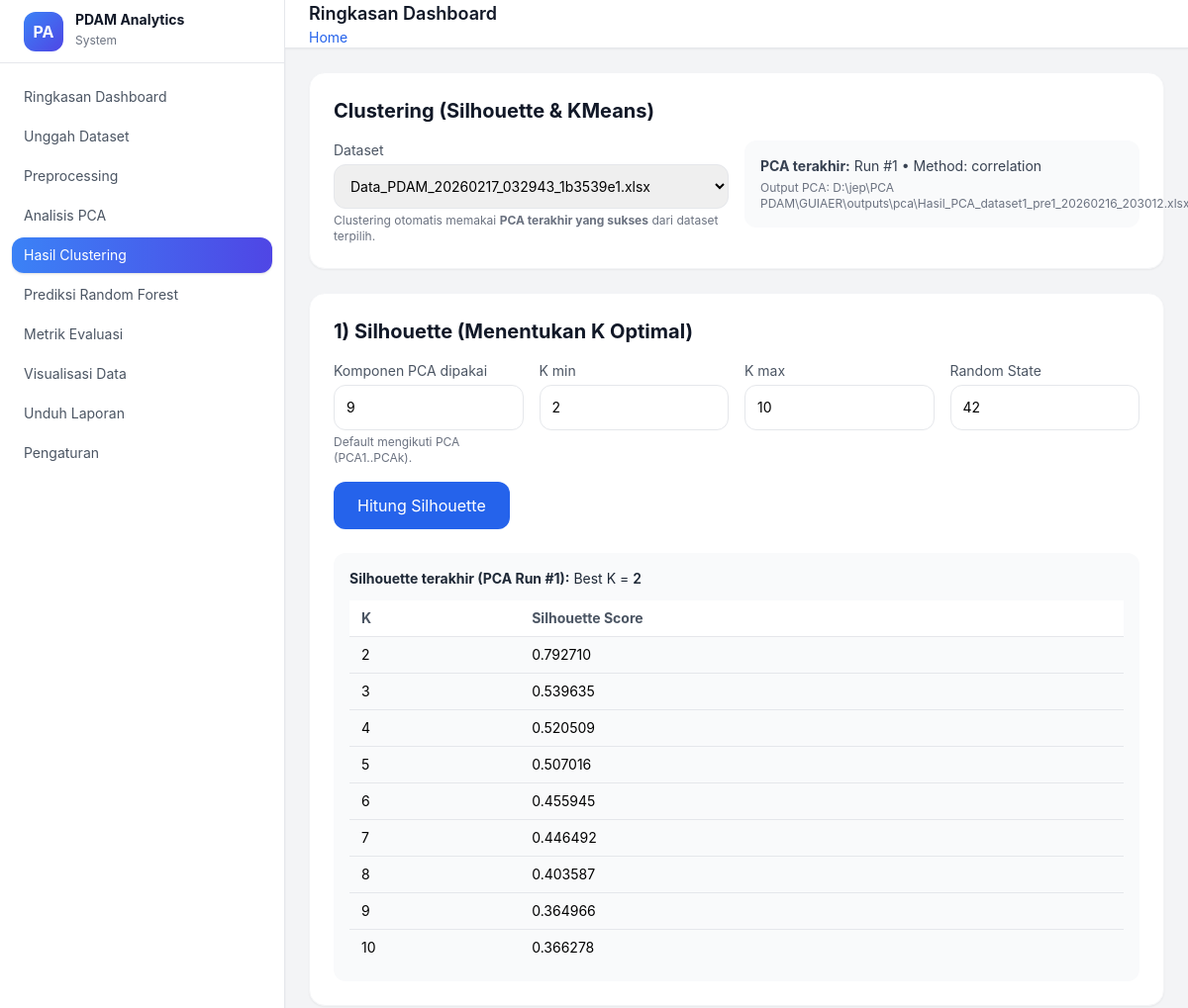
The app's page /clustering/?dataset_id=1 (upper part), older data.
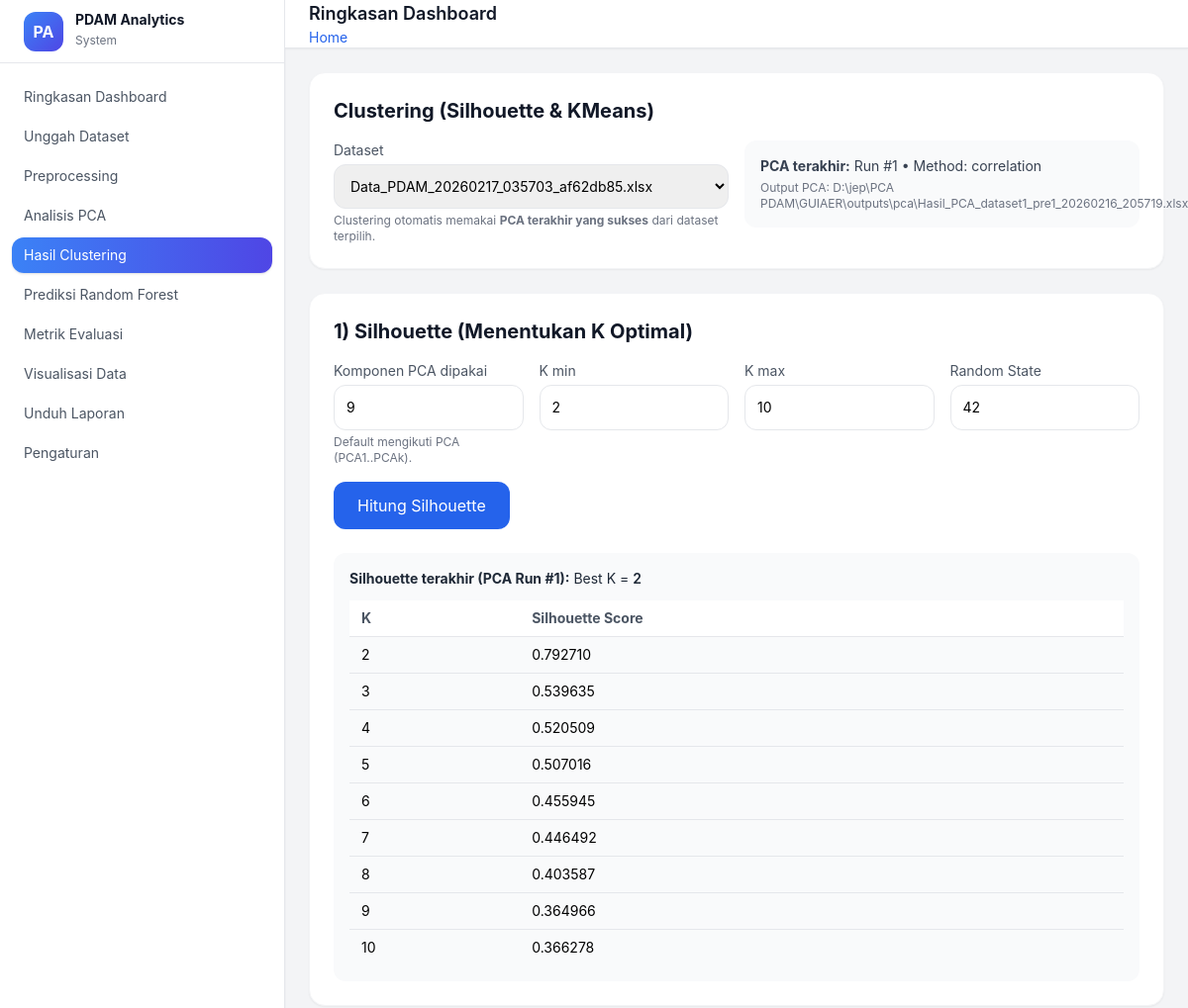
The same page, newer data.
### models/pipeline_models.py (models this page shows)
class PCARun(db.Model):
    __tablename__ = "pca_runs"
    id = db.Column(db.Integer, primary_key=True)
    preprocess_run_id = db.Column(db.Integer, db.ForeignKey("preprocess_runs.id"), nullable=False, index=True)
    method = db.Column(db.String(20), default="correlation")  # correlation/covariance
    n_components_total = db.Column(db.Integer, default=9)
    selected_components = db.Column(db.JSON, nullable=True)   # misal [1,2,3,4]
    eigenvalues = db.Column(db.JSON, nullable=True)
    explained_variance = db.Column(db.JSON, nullable=True)
    cumulative_variance = db.Column(db.JSON, nullable=True)
    output_path = db.Column(db.String(500), nullable=True)
    created_at = db.Column(db.DateTime, default=datetime.utcnow)
    status = db.Column(db.String(20), default="success")
    error_message = db.Column(db.Text, nullable=True)
    silhouette_runs = db.relationship(
        "SilhouetteRun", backref="pca_run", lazy=True, cascade="all, delete-orphan"
    )
    kmeans_runs = db.relationship(
        "KMeansRun", backref="pca_run", lazy=True, cascade="all, delete-orphan"
    )

### controllers/clustering_controller.py (the view, shortened to what this page needs)
@clustering_bp.route("/", methods=["GET", "POST"], strict_slashes=False)
def index():
    datasets = Dataset.query.order_by(Dataset.uploaded_at.desc()).all()
    selected_dataset_id = request.args.get("dataset_id", type=int)
    last_preprocess = None
    last_pca = None
    if selected_dataset_id:
        last_preprocess, last_pca = _get_last_success_pca_for_dataset(selected_dataset_id)
    silhouette_runs = (SilhouetteRun.query
                       .order_by(SilhouetteRun.created_at.desc())
                       .limit(20).all())
    kmeans_runs = (KMeansRun.query
                   .order_by(KMeansRun.created_at.desc())
                   .limit(20).all())
    last_silhouette_for_pca = None
    last_kmeans_for_pca = None
    if last_pca:
        last_silhouette_for_pca = (SilhouetteRun.query
                                   .filter_by(pca_run_id=last_pca.id, status="success")
                                   .order_by(SilhouetteRun.created_at.desc())
                                   .first())
        last_kmeans_for_pca = (KMeansRun.query
                               .filter_by(pca_run_id=last_pca.id, status="success")
                               .order_by(KMeansRun.created_at.desc())
                               .first())
    pca_points = None
    if last_kmeans_for_pca and last_kmeans_for_pca.output_path:
        try:
            allowed_dir = os.path.abspath(os.path.join(current_app.config["OUTPUT_FOLDER"], "clustering"))
            file_path = os.path.abspath(last_kmeans_for_pca.output_path)
            if file_path.startswith(allowed_dir) and os.path.exists(file_path):
                df_vis = pd.read_excel(file_path, sheet_name="Data+Cluster")
                if all(c in df_vis.columns for c in ["PCA1", "PCA2", "Cluster"]):
                    pca_points = df_vis[["PCA1", "PCA2", "Cluster"]].to_dict(orient="records")
        except Exception:
            pca_points = None
    return render_template(
        "pages/clustering.html",
        datasets=datasets,
        selected_dataset_id=selected_dataset_id,
        last_preprocess=last_preprocess,
        last_pca=last_pca,
        last_silhouette_for_pca=last_silhouette_for_pca,
        last_kmeans_for_pca=last_kmeans_for_pca,
        silhouette_runs=silhouette_runs,
        kmeans_runs=kmeans_runs,
        pca_points=pca_points  # NEW
    )

### controllers/clustering_controller.py (called while the page is built)
def _get_last_success_pca_for_dataset(dataset_id: int):
    last_pre = (PreprocessRun.query
                .filter_by(dataset_id=dataset_id, status="success")
                .order_by(PreprocessRun.created_at.desc())
                .first())
    if not last_pre:
        return None, None
    last_pca = (PCARun.query
                .filter_by(preprocess_run_id=last_pre.id, status="success")
                .order_by(PCARun.created_at.desc())
                .first())
    return last_pre, last_pca

### templates/pages/clustering.html (shortened to what the changed rows need)
{% extends "layouts.html" %}
{% block content %}
<div class="bg-white rounded-2xl shadow-sm border border-gray-100 p-6 mb-6">
    <h2 class="text-xl font-bold text-gray-900 mb-4">Clustering (Silhouette & KMeans)</h2>
    <div class="grid grid-cols-1 md:grid-cols-2 gap-4">
        <div>
            <label class="block text-sm text-gray-600 mb-1">Dataset</label>
            <select class="w-full border rounded-xl p-3 text-sm"
                    onchange="if(this.value){ window.location='{{ url_for('clustering.index') }}?dataset_id=' + this.value }">
                {% for d in datasets %}
                <option value="{{ d.id }}" {% if selected_dataset_id == d.id %}selected{% endif %}>
                    {{ d.filename }}
                </option>
                {% endfor %}
            </select>
            <p class="text-xs text-gray-500 mt-1">
                Clustering otomatis memakai <b>PCA terakhir yang sukses</b> dari dataset terpilih.
            </p>
        </div>
        <div>
            {% if last_pca %}
                <div class="p-4 bg-gray-50 rounded-xl text-sm text-gray-700">
                    <div><b>PCA terakhir:</b> Run #{{ last_pca.id }} • Method: {{ last_pca.method }}</div>
                    <div class="text-xs text-gray-500 mt-1">
                        Output PCA: {{ last_pca.output_path }}
                    </div>
                </div>
            {% else %}
                {% if selected_dataset_id %}
                <div class="p-4 bg-red-50 rounded-xl text-sm text-red-700">
                    Dataset ini belum punya PCA sukses. Jalankan PCA dulu.
                </div>
                {% endif %}
            {% endif %}
        </div>
    </div>
</div>
{% if last_pca %}
<div class="bg-white rounded-2xl shadow-sm border border-gray-100 p-6 mb-6">
    <h2 class="text-xl font-bold text-gray-900 mb-4">1) Silhouette (Menentukan K Optimal)</h2>
    {% if last_silhouette_for_pca %}
    <div class="mt-6 p-4 bg-gray-50 rounded-xl">
        <div class="text-sm text-gray-800">
            <b>Silhouette terakhir (PCA Run #{{ last_pca.id }}):</b>
            Best K = <span class="font-semibold">{{ last_silhouette_for_pca.best_k }}</span>
        </div>
        <div class="overflow-x-auto mt-3">
            <table class="w-full text-sm border-collapse">
                <thead>
                    <tr class="bg-white text-left text-gray-600">
                        <th class="px-3 py-2">K</th>
                        <th class="px-3 py-2">Silhouette Score</th>
                    </tr>
                </thead>
                <tbody>
                    {% for item in last_silhouette_for_pca.scores_by_k %}
                    <tr class="border-t">
                        <td class="px-3 py-2">{{ item.k }}</td>
                        <td class="px-3 py-2">{{ "%.6f"|format(item.score) }}</td>
                    </tr>
                    {% endfor %}
                </tbody>
            </table>
        </div>
    </div>
    {% endif %}
</div>
{% endif %}
{% endblock %}

Row changes from the older to the newer data that the page shows:
changed PCARun "correlation": output_path "D:\\jep\\PCA PDAM\\GUIAER\\outputs\\pca\\Hasil_PCA_dataset1_pre1_20260216_203012.xlsx" → "D:\\jep\\PCA PDAM\\GUIAER\\outputs\\pca\\Hasil_PCA_dataset1_pre1_20260216_205719.xlsx"
Text that changed along with them:
form field value: "Data_PDAM_20260217_032943_1b3539e1.xlsx" → "Data_PDAM_20260217_035703_af62db85.xlsx"
